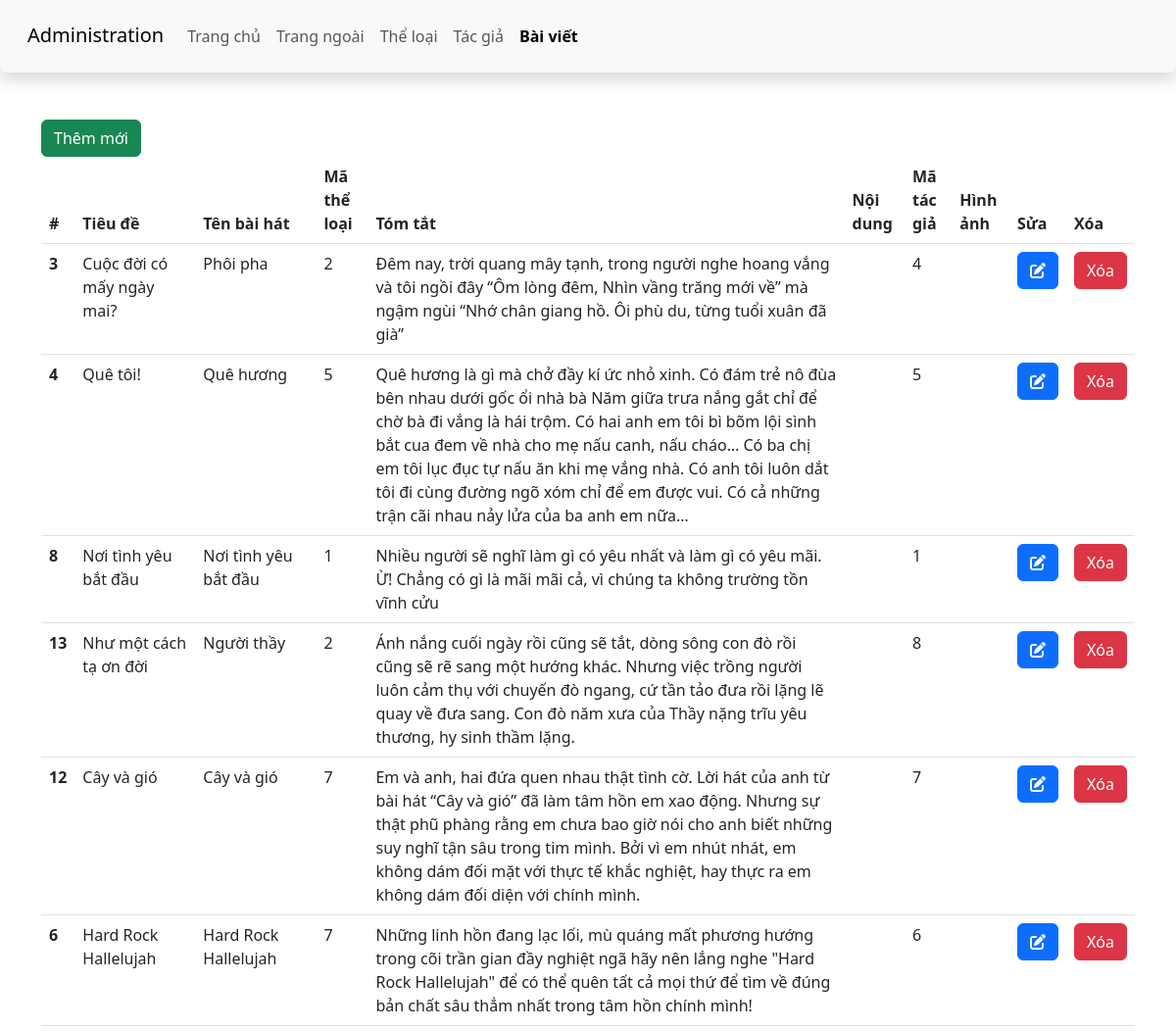
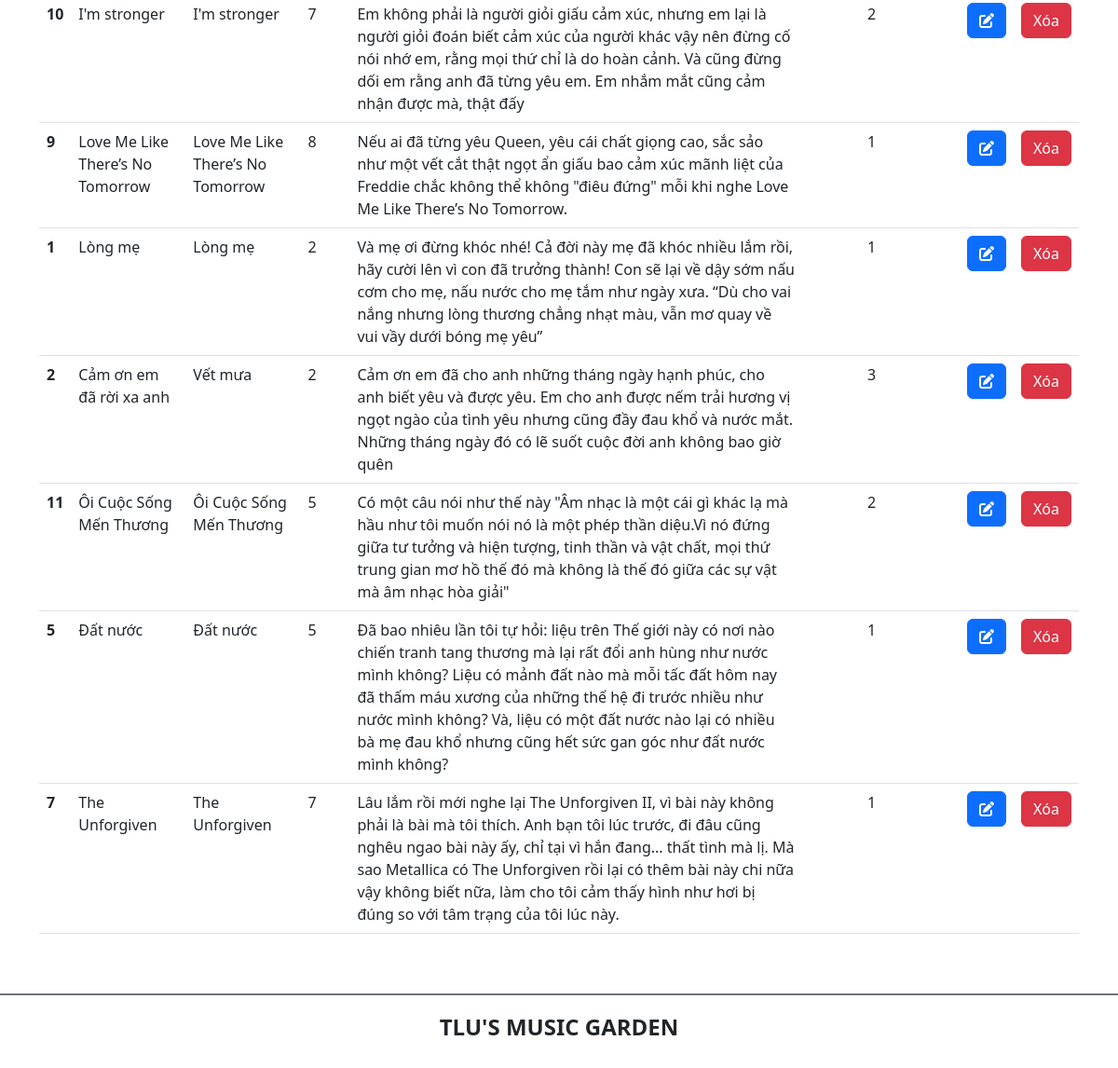
Screenshot of /admin/article.php with the database file from the repository (2 pictures, top to bottom).
### tables this page shows
create table baiviet(
	ma_bviet int unsigned not null primary key,
    tieude varchar(200) not null,
    ten_bhat varchar(100) not null,
    ma_tloai int unsigned not null,
    tomtat text not null,
    noidung text,
    ma_tgia int unsigned not null,
    ngayviet datetime not null default now(),
    hinhanh varchar(200),
	foreign key (ma_tloai) references theloai(ma_tloai),
    foreign key (ma_tgia) references tacgia(ma_tgia)
);

### admin/article.php (the view, shortened to what this page needs)
<?php
require "connection.php";
$sql       = "SELECT * FROM baiviet order by ngayviet desc";
$result = mysqli_query($conn, $sql);
$members = mysqli_fetch_all($result, MYSQLI_ASSOC);
?>
<!DOCTYPE html>
<html lang="en">
<head>
    <link href="https://cdn.jsdelivr.net/npm/bootstrap@5.3.0-alpha1/dist/css/bootstrap.min.css" rel="stylesheet">
    <link rel="stylesheet" href="https://cdnjs.cloudflare.com/ajax/libs/font-awesome/6.3.0/css/all.min.css" />
    <link rel="stylesheet" href="css/style_login.css">
</head>
<body>
    <header>
        <nav class="navbar navbar-expand-lg bg-body-tertiary shadow p-3 bg-white rounded">
            <div class="container-fluid">
                <div class="h3">
                    <a class="navbar-brand" href="#">Administration</a>
                </div>
                <div class="collapse navbar-collapse" id="navbarSupportedContent">
                    <ul class="navbar-nav me-auto mb-2 mb-lg-0">
                        <li class="nav-item">
                            <a class="nav-link" aria-current="page" href="./">Trang chủ</a>
                        </li>
                        <li class="nav-item">
                            <a class="nav-link" href="../index.php">Trang ngoài</a>
                        </li>
                        <li class="nav-item">
                            <a class="nav-link " href="category.php">Thể loại</a>
                        </li>
                        <li class="nav-item">
                            <a class="nav-link " href="author.php">Tác giả</a>
                        </li>
                        <li class="nav-item">
                            <a class="nav-link active fw-bold" href="article.php">Bài viết</a>
                        </li>
                    </ul>
                </div>
            </div>
        </nav>
    </header>
    <main class="container mt-5 mb-5">
        <div class="row">
            <div class="col-sm">
                <a href="add_article.php" class="btn btn-success">Thêm mới</a>
                <table class="table">
                    <thead>
                        <tr>
                            <th scope="col">#</th>
                            <th scope="col">Tiêu đề </th>
                            <th scope="col">Tên bài hát </th>
                            <th scope="col">Mã thể loại </th>
                            <th scope="col">Tóm tắt </th>
                            <th scope="col">Nội dung </th>
                            <th scope="col">Mã tác giả </th>
                            <th scope="col">Hình ảnh</th>
                            <th>Sửa</th>
                            <th>Xóa</th>
                        </tr>
                    </thead>
                    <tbody>
                        <?php foreach ($members as $member) : ?>
                            <tr>
                                <th scope="row"><?php echo $member['ma_bviet'] ?></th>
                                <td><?php echo $member['tieude'] ?></td>
                                <td><?php echo $member['ten_bhat'] ?></td>
                                <td><?php echo $member['ma_tloai'] ?></td>
                                <td><?php echo $member['tomtat'] ?></td>
                                <td><?php echo $member['noidung'] ?></td>
                                <td><?php echo $member['ma_tgia'] ?></td>
                                <td><?php echo $member['hinhanh'] ?></td>
                                <td><a href="edit_article.php?id=<?php echo $member['ma_bviet'] ?>" class="btn btn-primary"><i class="fas fa-edit"></i></a></td>
                                <td><a href="delete_article.php?id=<?php echo $member['ma_bviet'] ?>" class="btn btn-danger">Xóa</a></td>
                            </tr>
                        <?php endforeach; ?>
                    </tbody>
                </table>
            </div>
        </div>
    </main>
    <footer class="bg-white d-flex justify-content-center align-items-center border-top border-secondary  border-2" style="height:80px">
        <h4 class="text-center text-uppercase fw-bold">TLU's music garden</h4>
    </footer>
</body>
</html>

### rows the page displays
baiviet: ma_bviet "3", tieude "Cuộc đời có mấy ngày mai?", ten_bhat "Phôi pha", ma_tloai "2", tomtat "Đêm nay, trời quang mây tạnh, trong người nghe hoang vắng và tôi ngồi đây “Ôm lòng đêm, Nhìn vầng trăng mới về” mà ngậm ngùi “Nhớ chân giang hồ. Ôi phù du, từng tuổi xuân đã già”", ma_tgia "4"
baiviet: ma_bviet "4", tieude "Quê tôi!", ten_bhat "Quê hương", ma_tloai "5", tomtat "Quê hương là gì mà chở đầy kí ức nhỏ xinh. Có đám trẻ nô đùa bên nhau dưới gốc ổi nhà bà Năm giữa trưa nắng gắt chỉ để chờ bà đi vắng là hái trộm. Có hai anh em tôi bì bõm lội sình bắt cua đem về nhà cho mẹ nấu canh, nấu cháo… Có ba chị em tôi lục đục tự nấu ăn khi mẹ vắng nhà. Có anh tôi luôn dắt tôi đi cùng đường ngõ xóm chỉ để em được vui. Có cả những trận cãi nhau nảy lửa của ba anh em nữa…", ma_tgia "5"
baiviet: ma_bviet "8", tieude "Nơi tình yêu bắt đầu", ten_bhat "Nơi tình yêu bắt đầu", ma_tloai "1", tomtat "Nhiều người sẽ nghĩ làm gì có yêu nhất và làm gì có yêu mãi. Ừ! Chẳng có gì là mãi mãi cả, vì chúng ta không trường tồn vĩnh cửu", ma_tgia "1"
baiviet: ma_bviet "13", tieude "Như một cách tạ ơn đời", ten_bhat "Người thầy", ma_tloai "2", tomtat "Ánh nắng cuối ngày rồi cũng sẽ tắt, dòng sông con đò rồi cũng sẽ rẽ sang một hướng khác. Nhưng việc trồng người luôn cảm thụ với chuyến đò ngang, cứ tần tảo đưa rồi lặng lẽ quay về đưa sang. Con đò năm xưa của Thầy nặng trĩu yêu thương, hy sinh thầm lặng.", ma_tgia "8"
baiviet: ma_bviet "12", tieude "Cây và gió", ten_bhat "Cây và gió", ma_tloai "7", tomtat "Em và anh, hai đứa quen nhau thật tình cờ. Lời hát của anh từ bài hát “Cây và gió” đã làm tâm hồn em xao động. Nhưng sự thật phũ phàng rằng em chưa bao giờ nói cho anh biết những suy nghĩ tận sâu trong tim mình. Bởi vì em nhút nhát, em không dám đối mặt với thực tế khắc nghiệt, hay thực ra em không dám đối diện với chính mình.", ma_tgia "7"
baiviet: ma_bviet "6", tieude "Hard Rock Hallelujah", ten_bhat "Hard Rock Hallelujah", ma_tloai "7", tomtat "Những linh hồn đang lạc lối, mù quáng mất phương hướng trong cõi trần gian đầy nghiệt ngã hãy nên lắng nghe \"Hard Rock Hallelujah\" để có thể quên tất cả mọi thứ để tìm về đúng bản chất sâu thẳm nhất trong tâm hồn chính mình!", ma_tgia "6"
baiviet: ma_bviet "10", tieude "I'm stronger", ten_bhat "I'm stronger", ma_tloai "7", tomtat "Em không phải là người giỏi giấu cảm xúc, nhưng em lại là người giỏi đoán biết cảm xúc của người khác vậy nên đừng cố nói nhớ em, rằng mọi thứ chỉ là do hoàn cảnh. Và cũng đừng dối em rằng anh đã từng yêu em. Em nhắm mắt cũng cảm nhận được mà, thật đấy", ma_tgia "2"
baiviet: ma_bviet "9", tieude "Love Me Like There’s No Tomorrow", ten_bhat "Love Me Like There’s No Tomorrow", ma_tloai "8", tomtat "Nếu ai đã từng yêu Queen, yêu cái chất giọng cao, sắc sảo như một vết cắt thật ngọt ẩn giấu bao cảm xúc mãnh liệt của Freddie chắc không thể không \"điêu đứng\" mỗi khi nghe Love Me Like There’s No Tomorrow.", ma_tgia "1"
baiviet: ma_bviet "1", tieude "Lòng mẹ", ten_bhat "Lòng mẹ", ma_tloai "2", tomtat "Và mẹ ơi đừng khóc nhé! Cả đời này mẹ đã khóc nhiều lắm rồi, hãy cười lên vì con đã trưởng thành! Con sẽ lại về dậy sớm nấu cơm cho mẹ, nấu nước cho mẹ tắm như ngày xưa. “Dù cho vai nắng nhưng lòng thương chẳng nhạt màu, vẫn mơ quay về vui vầy dưới bóng mẹ yêu”", ma_tgia "1"
baiviet: ma_bviet "2", tieude "Cảm ơn em đã rời xa anh", ten_bhat "Vết mưa", ma_tloai "2", tomtat "Cảm ơn em đã cho anh những tháng ngày hạnh phúc, cho anh biết yêu và được yêu. Em cho anh được nếm trải hương vị ngọt ngào của tình yêu nhưng cũng đầy đau khổ và nước mắt. Những tháng ngày đó có lẽ suốt cuộc đời anh không bao giờ quên", ma_tgia "3"
baiviet: ma_bviet "11", tieude "Ôi Cuộc Sống Mến Thương", ten_bhat "Ôi Cuộc Sống Mến Thương", ma_tloai "5", tomtat "Có một câu nói như thế này \"Âm nhạc là một cái gì khác lạ mà hầu như tôi muốn nói nó là một phép thần diệu.Vì nó đứng giữa tư tưởng và hiện tượng, tinh thần và vật chất, mọi thứ trung gian mơ hồ thế đó mà không là thế đó giữa các sự vật mà âm nhạc hòa giải\"", ma_tgia "2"
baiviet: ma_bviet "5", tieude "Đất nước", ten_bhat "Đất nước", ma_tloai "5", tomtat "Đã bao nhiêu lần tôi tự hỏi: liệu trên Thế giới này có nơi nào chiến tranh tang thương mà lại rất đổi anh hùng như nước mình không? Liệu có mảnh đất nào mà mỗi tấc đất hôm nay đã thấm máu xương của những thế hệ đi trước nhiều như nước mình không? Và, liệu có một đất nước nào lại có nhiều bà mẹ đau khổ nhưng cũng hết sức gan góc như đất nước mình không?", ma_tgia "1"
baiviet: ma_bviet "7", tieude "The Unforgiven", ten_bhat "The Unforgiven", ma_tloai "7", tomtat "Lâu lắm rồi mới nghe lại The Unforgiven II, vì bài này không phải là bài mà tôi thích. Anh bạn tôi lúc trước, đi đâu cũng nghêu ngao bài này ấy, chỉ tại vì hắn đang... thất tình mà lị. Mà sao Metallica có The Unforgiven rồi lại có thêm bài này chi nữa vậy không biết nữa, làm cho tôi cảm thấy hình như hơi bị đúng so với tâm trạng của tôi lúc này.", ma_tgia "1"
